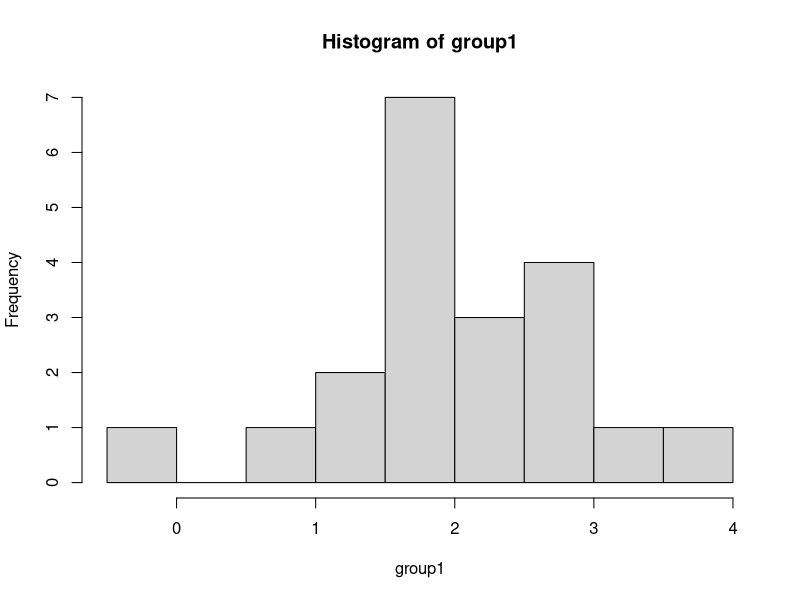
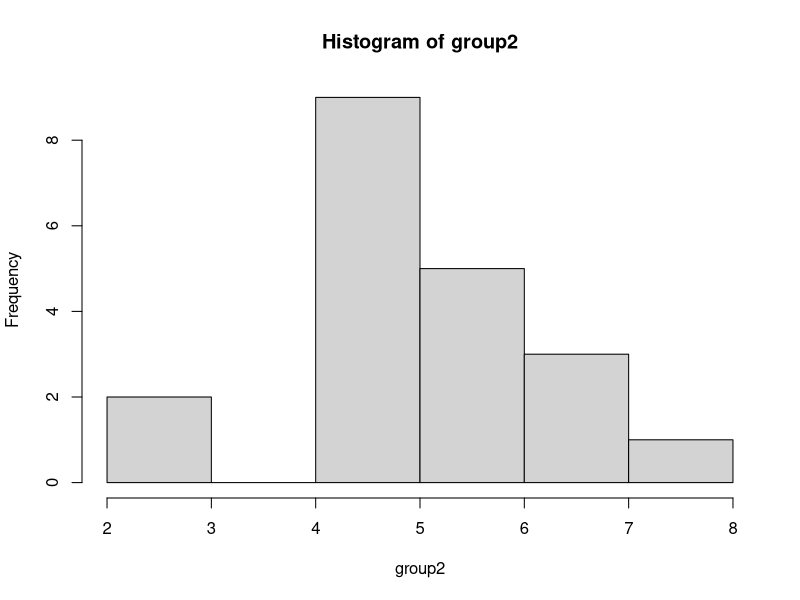
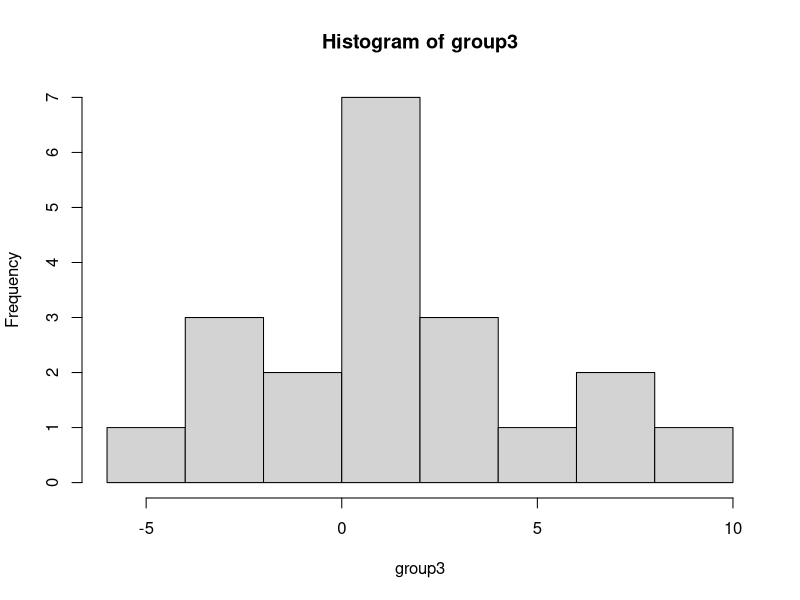
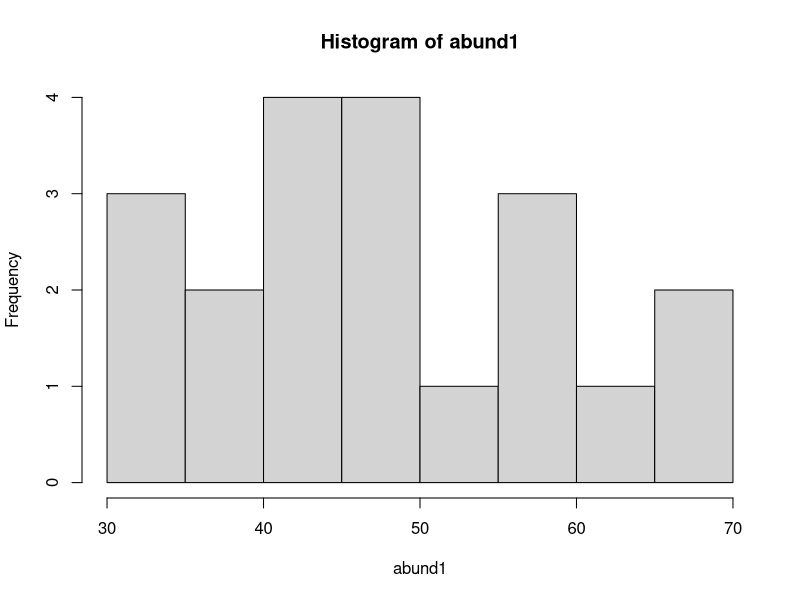
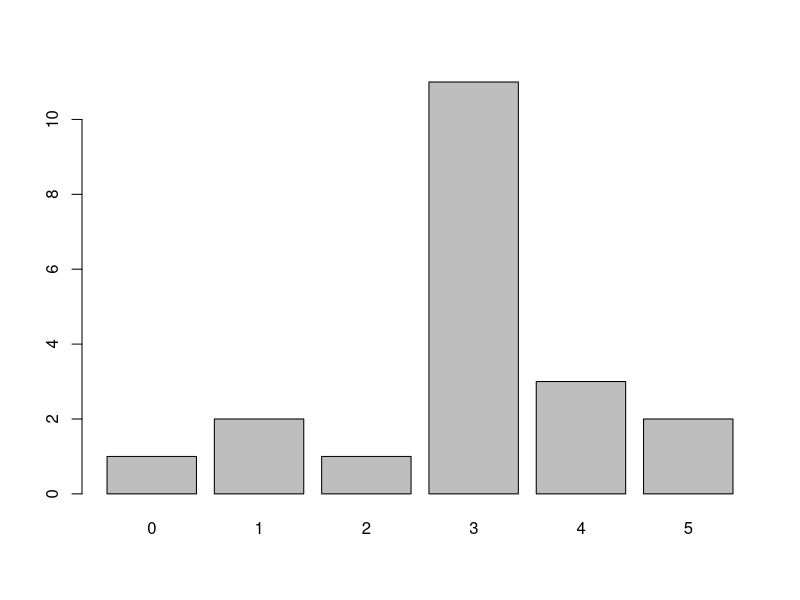
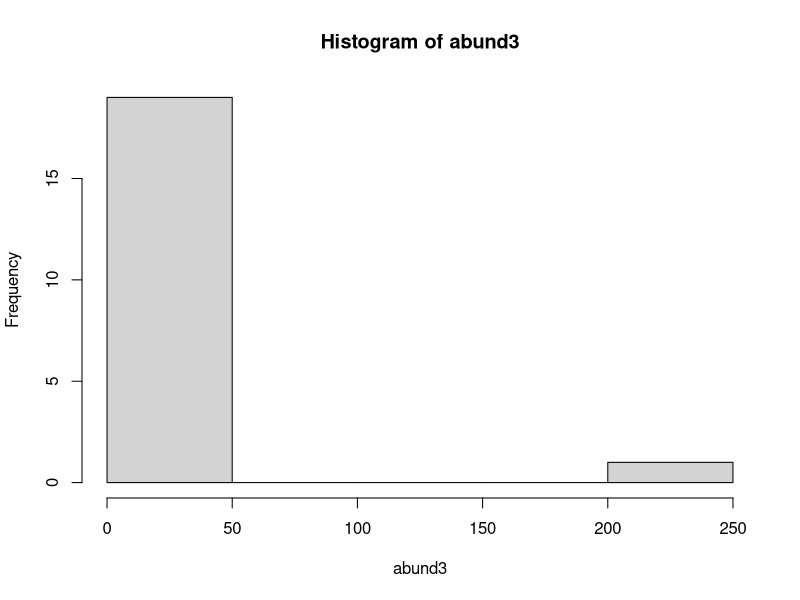

Recreate these plots in R, in order.
# Lab #8 
# RHS 

library(boot)

# why sim data? 
# saves time: write parts of code before you have data 
# Baseline for comparisons: check assumptions in your data 
# Test new stats techniques 

# Part 1: Normally distributed data 
# Start with groups of data 
# input for a t-test or ANOVA 

# simulate groups with 20 observations 
group1 <- rnorm(n = 20, mean = 2, sd = 1)
hist(group1)

# change some parameters
group2 <- rnorm(n=20,mean=5,sd=1)
group3 <- rnorm(n=20,mean=2,sd=3)

hist(group2)
hist(group3)


# Sim data for linear regression 
# Two continuous normal variables
# Start simple: assume a intercept of 0 
# Call the slope beta1
# x is the predictor variable

# start with constant slope 
beta1 <- 1 

# our predictor variable is normally distributed
x <- rnorm(n=20)

# linear model: 
y <- beta1*x 

# you can play with different slopes 
beta1 <- 1.5
y <- beta1*x

# you can also add an intercept
beta0 <- 2 
y <- beta0+beta1*x

# adding covariates 
# you can draw covariates from a different distribution 

# Part 2: Abundance/count data 
# Option 1: data are normal-ish
# use round() to remove decimals 
abund1 <- round(rnorm(n=20,mean=50,sd=10))
hist(abund1)

# Option 2: Poisson distribution
# this is like the center of the poisson distribution 
abund2 <- rpois(n=20,lambda=3)
barplot(table(abund2))

# somtimes the environment affects counts 
# to account for that, first create our lambdas 
# then use lambdas to get counts 

# use a regression to get initial values 
pre.lambda <- beta0+beta1*x
# inverse log to make lambdas positive 
lambda <- exp(pre.lambda)

# use created lambda values to get counts 
abund3 <- rpois(n=20,lambda=lambda)
hist(abund3)

# Part 3: Occupancy, presence/absence data (probabilities of sucess) 
# Option #1: Getting probabilities from a beta distribution 
probs <- rbeta(n=20,shape=1,shape2=1)
occ1 <- rbinom(n=20,size=1,prob=probs)
print(occ1)

# Option 2: occupancy with a covariant
# similar to above, except we're generating probabilities, not lambdas 

pre.probs <- beta0 + beta1*x
print(pre.probs)

# convert to a 0-1 scale
psi <- inv.logit(pre.probs)

# create new occupancy data: 
occ2 <- rbinom(n=20,size=1,prob=psi)
print(occ2)